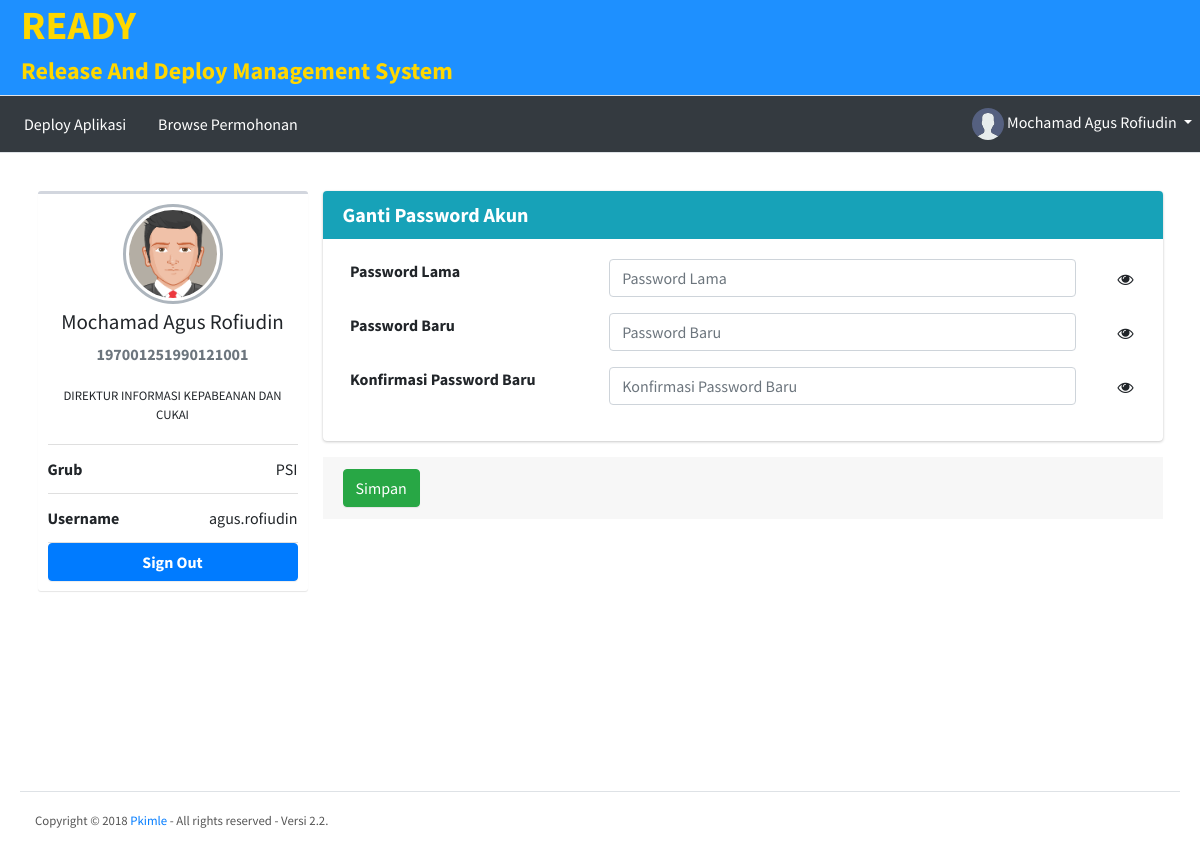
Page /gantipassword (signed in) on the committed database.
### tables this page shows
CREATE TABLE IF NOT EXISTS `tr_pegawai` (
  `nip_pegawai` varchar(18) NOT NULL,
  `nm_pegawai` varchar(50) NOT NULL,
  `jabatan` varchar(225) NOT NULL,
  `username` varchar(100) NOT NULL,
  `password` varchar(50) NOT NULL,
  `crypt` varchar(500) NOT NULL DEFAULT '3365cdeb71ad7146a8f0a2b65bddf136',
  `key` varchar(500) NOT NULL DEFAULT 'e58a5e23cb26998e029ab3a734244226',
  `grub` varchar(8) NOT NULL
);

### config.php (called while the page is built, shortened)
<?php
$c_url="http://localhost/pkimle";
?>

### pages/gantipassword.php (the view, shortened to what this page needs)
<?php
if(isset($_SESSION['userlogin'])){
$cek = "SELECT *
        FROM tr_pegawai
        WHERE username='" . $_SESSION['userlogin'] . "'";
$hasil = mysql_query($cek);
while ($row=mysql_fetch_array($hasil)){
    $username = $row['username'];
	$jabatan = $row['jabatan'];
	$nip_pegawai = $row['nip_pegawai'];
	$nm_pegawai = $row['nm_pegawai'];
	$nickname=ucwords(strtolower($nm_pegawai));
	$grub=strtoupper($_SESSION['grub']);
?>
<div class="container">
<div class="row">
	<div class="col-md-3">
          <div class="box box-primary">
            <div class="box-body box-profile">
              <img class="profile-user-img img-responsive img-circle" src="<?php echo $c_url;?>/assets/dist/img/avatar5.png" alt="User profile picture">
              <h3 class="profile-username text-center"><?php echo $nickname; ?></h3>
              <p class="text-muted text-center"><b><?php echo $nip_pegawai; ?></b></p>
			  <small class="jabatan"><?php echo $jabatan; ?></small>
              <ul class="list-group list-group-unbordered">
                <li class="list-group-item">
                  <b>Grub</b> <a class="pull-right"><?php echo $grub; ?></a>
                </li>
                <li class="list-group-item">
                  <b>Username</b> <a class="pull-right"><?php echo $username; ?></a>
                </li>
              </ul>
              <a href="<?php echo $c_url;?>/keluar" class="btn btn-primary btn-block"><b>Sign Out</b></a>
            </div>
          </div>
        </div>
    <div class="col-md-9">
        <div class="card card-info">
            <div class="card-header">
                <h3 class="card-title"><b>Ganti Password Akun</b></h3>
            </div>
                <div class="card-body">
					<div class="form-group has-feedback">
						<label class="control-label col-md-4" style="float:left" for="nomor">Password Lama</label>
						<input type="password" class="form-control col-md-7" id="pw1" placeholder="Password Lama" name="pw1">
						<span onclick="lihat('pw1')" class="control-label col-md-1 form-control-feedback"><i class="fa fa-eye"></i></span>
					</div>
					<div class="form-group has-feedback">
						<label class="control-label col-md-4" style="float:left" for="nomor">Password Baru</label>
						<input type="password" class="form-control col-md-7" id="pw2" placeholder="Password Baru" name="pw2">
						<span onclick="lihat('pw2')" class="control-label col-md-1 form-control-feedback"><i class="fa fa-eye"></i></span>
					</div>
					<div class="form-group has-feedback">
						<label class="control-label col-md-4" style="float:left" for="nomor">Konfirmasi Password Baru</label>
						<input type="password" class="form-control col-md-7" id="pw3" placeholder="Konfirmasi Password Baru" name="pw3">
						<span onclick="lihat('pw3')" class="control-label col-md-1 form-control-feedback"><i class="fa fa-eye"></i></span>
					</div>
                </div>
        </div>
        <div class="card-footer">
            <input class="btn btn-success" type="SUBMIT" name="simpan" id="SUBMIT" value="Simpan" />
        </div>
    </div>
</div>
</div>
<?php }} else {echo "<meta http-equiv='refresh' content='0;url=".$c_url."' />";} ?>

### media.php (style rules this page uses)
.box-body { border-top-left-radius: 0; border-top-right-radius: 0; border-bottom-right-radius: 3px; border-bottom-left-radius: 3px; padding: 10px; }
.box { position: relative; border-radius: 3px; background: #ffffff; border-top: 3px solid #d2d6de; margin-bottom: 20px; width: 100%; box-shadow: 0 1px 1px rgba(0,0,0,0.1); }

### pages/gantipassword.php (style rules this page uses)
.profile-user-img { display:block; }
.jabatan { width: 90%;margin: 20px auto;display: block;text-align: center; }
.form-control-feedback { position: absolute; margin-top: -35px; right: 20px; z-index: 2; display: block; width: 34px; height: 34px; line-height: 34px; text-align: center; }

### rows in the picture
tr_pegawai: nm_pegawai "Mochamad Agus Rofiudin", nip_pegawai "197001251990121001", jabatan "DIREKTUR INFORMASI KEPABEANAN DAN CUKAI", grub "PSI", username "agus.rofiudin"

### other values in the picture
$_SESSION['nm_pegawai'] "Mochamad Agus Rofiudin"
_VERSION "2.2"
